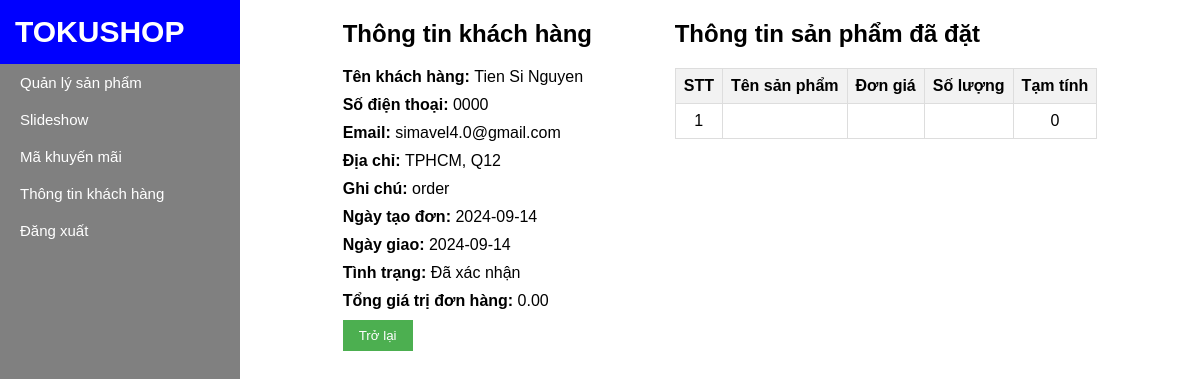
Page /admin/index.php?page=Chitietdonhang&id=1 on the committed database.
### tables this page shows
CREATE TABLE `order` (
  `id` int(11) NOT NULL,
  `user_id` int(11) DEFAULT NULL,
  `name` varchar(255) NOT NULL,
  `phone` varchar(10) NOT NULL,
  `email` varchar(255) NOT NULL,
  `address` varchar(255) NOT NULL,
  `note` text DEFAULT NULL,
  `create_date` date NOT NULL,
  `update_date` date DEFAULT NULL,
  `order_state` enum('Chờ xác nhận','Đã xác nhận','Đã hủy') NOT NULL,
  `total` decimal(10,2) NOT NULL
);

### admin/orderDetail.php (the view, shortened to what this page needs)
<?php
$order_id = $_GET['id'];
$sql = "SELECT `order`.*, order_item.quantity, product.product_name, product.price
        FROM `order`
        LEFT JOIN order_item ON `order`.id = order_item.order_id
        LEFT JOIN product ON order_item.product_id = product.id
        WHERE `order`.id = $order_id";
$result = mysqli_query($conn, $sql);
$order_items = [];
while ($row = mysqli_fetch_assoc($result)) {
    $order_items[] = $row;
}
?>
<div class="wrapper">
    <div>
        <h2 style="margin-bottom: 20px">Thông tin khách hàng</h2>
        <div><span>Tên khách hàng: </span><?= $order_items[0]['name'] ?></div>
        <div><span>Số điện thoại: </span><?= $order_items[0]['phone'] ?></div>
        <div><span>Email: </span><?= $order_items[0]['email'] ?></div>
        <div><span>Địa chỉ: </span><?= $order_items[0]['address'] ?></div>
        <div><span>Ghi chú: </span><?= $order_items[0]['note'] ?></div>
        <div><span>Ngày tạo đơn: </span><?= $order_items[0]['create_date'] ?></div>
        <div><span>Ngày giao: </span><?= $order_items[0]['update_date'] ?></div>
        <div><span>Tình trạng: </span><?= $order_items[0]['order_state'] ?></div>
        <div><span>Tổng giá trị đơn hàng: </span><?= $order_items[0]['total'] ?></div>
        <form action="" method="post">
            <a href="index.php?page=Donhang"><button type="button">Trở lại</button></a>
        </form>
    </div>
    <div>
        <h2 style="margin-bottom: 20px">Thông tin sản phẩm đã đặt</h2>
        <table>
            <thead>
                <tr>
                    <th>STT</th>
                    <th>Tên sản phẩm</th>
                    <th>Đơn giá</th>
                    <th>Số lượng</th>
                    <th>Tạm tính</th>
                </tr>
            </thead>
            <tbody>
                <?php foreach ($order_items as $index => $item) { ?>
                    <tr>
                        <td><?= $index + 1 ?></td>
                        <td><?= $item['product_name'] ?></td>
                        <td><?= $item['price'] ?></td>
                        <td><?= $item['quantity'] ?></td>
                        <td><?= $item['price'] * $item['quantity'] ?></td>
                    </tr>
                <?php } ?>
            </tbody>
        </table>
    </div>
</div>

### css/admin/index.css (style rules this page uses)
* { padding: 0px; margin: 0px; box-sizing: border-box; list-style: none; font-family: Arial, Helvetica, sans-serif; text-decoration: none; }
body { display: flex; }

### admin/orderDetail.php (style rules this page uses)
.wrapper { display: flex; justify-content: space-evenly; padding: 20px; }
div { margin-bottom: 10px; }
div span { font-weight: bold; }
table { border-collapse: collapse; margin: auto; }
th, td { border: 1px solid #ddd; padding: 8px; text-align: center; }
th { background-color: #f2f2f2; }
form button { padding: 8px 16px; background-color: #4CAF50; color: white; border: none; cursor: pointer; }

### rows in the picture
order: name "Tien Si Nguyen", phone "0000", email "simavel4.0@gmail.com", address "TPHCM, Q12", note "order", create_date "2024-09-14", update_date "2024-09-14", order_state "Đã xác nhận", total "0.00", quantity "0"
